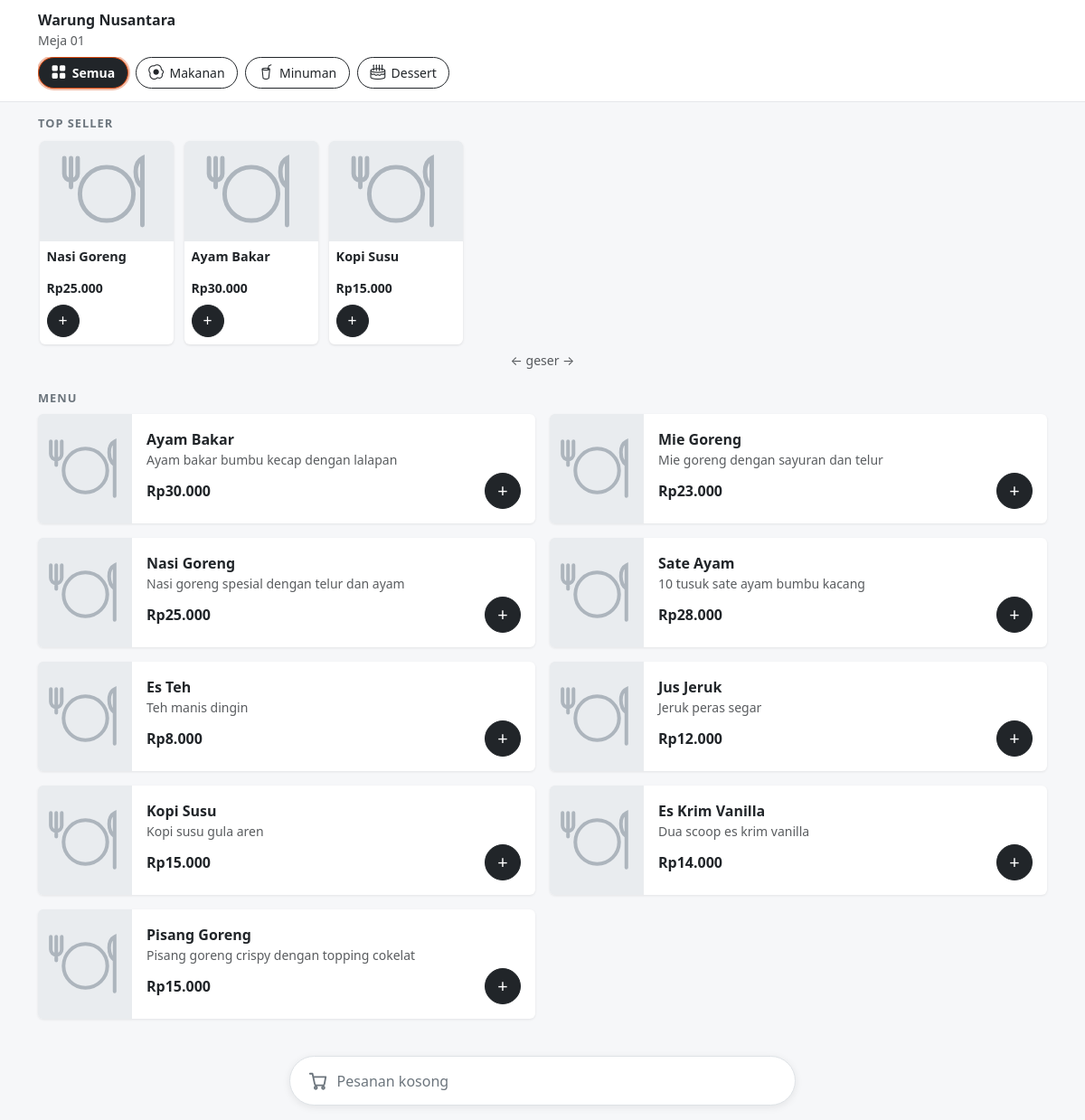
Page /order.php?table=01 on the committed database.
### tables this page shows
CREATE TABLE IF NOT EXISTS tables (
  id INT UNSIGNED NOT NULL AUTO_INCREMENT PRIMARY KEY,
  table_number VARCHAR(10) NOT NULL UNIQUE,   
  is_active TINYINT(1) NOT NULL DEFAULT 1,
  created_at TIMESTAMP NOT NULL DEFAULT CURRENT_TIMESTAMP
);

CREATE TABLE IF NOT EXISTS categories (
  id INT UNSIGNED NOT NULL AUTO_INCREMENT PRIMARY KEY,
  name VARCHAR(50) NOT NULL,
  is_active TINYINT(1) NOT NULL DEFAULT 1,
  icon VARCHAR(40) NULL                       
);

CREATE TABLE IF NOT EXISTS products (
  id INT UNSIGNED NOT NULL AUTO_INCREMENT PRIMARY KEY,
  category_id INT UNSIGNED NOT NULL,
  name VARCHAR(100) NOT NULL,
  description VARCHAR(255) NULL,
  price INT UNSIGNED NOT NULL,                
  image VARCHAR(255) NULL,                    
  is_available TINYINT(1) NOT NULL DEFAULT 1,
  created_at TIMESTAMP NOT NULL DEFAULT CURRENT_TIMESTAMP,
  is_top_seller TINYINT(1) NOT NULL DEFAULT 0,
  top_seller_order SMALLINT UNSIGNED NOT NULL DEFAULT 0,
  KEY idx_products_top (is_top_seller, top_seller_order),
  KEY idx_products_category (category_id),
  CONSTRAINT fk_products_category FOREIGN KEY (category_id) REFERENCES categories (id)
);

### includes/functions.php (called while the page is built, shortened)
<?php
function db(): PDO
{
    static $pdo = null;
    if ($pdo === null) {
        $c = require ROOT_PATH . '/config/database.php';
        $dsn = 'mysql:host=' . $c['host'] . ';dbname=' . $c['name'] . ';charset=utf8mb4';
        $pdo = new PDO($dsn, $c['user'], $c['pass'], [
            PDO::ATTR_ERRMODE            => PDO::ERRMODE_EXCEPTION,
            PDO::ATTR_DEFAULT_FETCH_MODE => PDO::FETCH_ASSOC,
            PDO::ATTR_EMULATE_PREPARES   => false,
            PDO::MYSQL_ATTR_INIT_COMMAND => "SET time_zone = '+07:00'",
        ]);
    }
    return $pdo;
}
function e($value): string
{
    return htmlspecialchars((string) $value, ENT_QUOTES, 'UTF-8');
}
function rupiah($n): string
{
    return 'Rp' . number_format((int) $n, 0, ',', '.');
}
function find_active_table(string $number): ?array
{
    $st = db()->prepare('SELECT * FROM tables WHERE table_number = ? AND is_active = 1');
    $st->execute([$number]);
    $row = $st->fetch();
    return $row ?: null;
}
function category_icon($v): string
{
    return is_string($v) && isset(CATEGORY_ICONS[$v]) ? $v : 'bi-grid';
}

### order.php (the view, shortened to what this page needs)
<?php
require_once __DIR__ . '/includes/functions.php';
$number = isset($_GET['table']) ? trim((string) $_GET['table']) : '';
try {
    $table = find_active_table($number);
    $categories = db()->query('SELECT id, name, icon FROM categories WHERE is_active = 1 ORDER BY id')->fetchAll();
    $products = db()->query('SELECT p.id, p.category_id, p.name, p.description, p.price, p.image, p.is_available
                             FROM products p JOIN categories c ON c.id = p.category_id AND c.is_active = 1
                             WHERE p.is_active = 1
                             ORDER BY p.category_id, p.name')->fetchAll();
} catch (Throwable $ex) {
    error_log($ex->getMessage());
    fail_page('Layanan sedang tidak tersedia', 503);
}
$topSellers = [];
try {
    $topSellers = db()->query('SELECT p.id, p.name, p.price, p.image FROM products p
                               JOIN categories c ON c.id = p.category_id AND c.is_active = 1
                               WHERE p.is_top_seller = 1 AND p.is_available = 1 AND p.is_active = 1
                               ORDER BY p.top_seller_order ASC, p.id ASC LIMIT 8')->fetchAll();
} catch (Throwable $ex) {
    error_log('order extras: ' . $ex->getMessage());
}
$base = '';
$page = 'menu';
$body_attrs = ['table' => $table['table_number']];
include __DIR__ . '/includes/header.php';
?>
<header class="cust-header sticky-top">
  <div class="container">
    <div class="d-flex justify-content-between align-items-center">
      <div>
        <div class="fw-semibold"><?= e(APP_NAME) ?></div>
        <div class="small text-muted">Meja <?= e($table['table_number']) ?></div>
      </div>
    </div>
    <div class="cat-tabs mt-2">
      <button class="btn btn-sm btn-dark" data-cat="all" aria-pressed="true"><i class="bi bi-grid-fill" aria-hidden="true"></i> Semua</button>
      <?php foreach ($categories as $c): ?>
        <button class="btn btn-sm btn-outline-dark" data-cat="<?= (int) $c['id'] ?>" aria-pressed="false"><i class="bi <?= e(category_icon($c['icon'])) ?>" aria-hidden="true"></i> <?= e($c['name']) ?></button>
      <?php endforeach; ?>
    </div>
  </div>
</header>
<main class="container py-3 has-cartbar">
  <?php if ($topSellers): ?>
  <section id="top-seller" class="mb-4" aria-labelledby="ts-title">
    <h2 id="ts-title" class="section-title">TOP SELLER</h2>
    <div class="hscroll" tabindex="0" aria-label="Top seller, geser ke kiri atau kanan">
      <?php foreach ($topSellers as $t): ?>
        <div class="card menu-card top-card" data-id="<?= (int) $t['id'] ?>" data-name="<?= e($t['name']) ?>" data-price="<?= (int) $t['price'] ?>">
          <img class="top-img open-product" alt="" loading="lazy" role="button" tabindex="0" data-open="<?= (int) $t['id'] ?>" src="<?= $base ?>assets/images/<?= e($t['image'] ?: 'placeholder.svg') ?>">
          <div class="p-2 d-flex flex-column flex-grow-1">
            <div class="fw-semibold top-name open-product" role="button" tabindex="0" data-open="<?= (int) $t['id'] ?>"><?= e($t['name']) ?></div>
            <div class="small fw-bold mb-2"><?= e(rupiah($t['price'])) ?></div>
            <div class="qty-control mt-auto" data-qty-control></div>
          </div>
        </div>
      <?php endforeach; ?>
    </div>
    <div class="swipe-hint text-muted small">&larr; geser &rarr;</div>
  </section>
  <?php endif; ?>
  <section id="menu" aria-labelledby="menu-title">
  <h2 id="menu-title" class="section-title">MENU</h2>
  <div class="row g-3">
    <?php foreach ($products as $p): ?>
      <div class="col-12 col-md-6 menu-item" data-cat="<?= (int) $p['category_id'] ?>">
        <div class="card menu-card h-100"
             data-id="<?= (int) $p['id'] ?>" data-name="<?= e($p['name']) ?>" data-price="<?= (int) $p['price'] ?>">
          <div class="d-flex">
            <img class="menu-img open-product" alt="" loading="lazy" role="button" tabindex="0" data-open="<?= (int) $p['id'] ?>"
                 src="<?= $base ?>assets/images/<?= e($p['image'] ?: 'placeholder.svg') ?>">
            <div class="p-3 flex-grow-1 d-flex flex-column">
              <div class="fw-semibold open-product" role="button" tabindex="0" data-open="<?= (int) $p['id'] ?>"><?= e($p['name']) ?></div>
              <div class="small text-muted mb-1"><?= e($p['description']) ?></div>
              <div class="mt-auto d-flex justify-content-between align-items-center">
                <span class="fw-bold"><?= e(rupiah($p['price'])) ?></span>
                <?php if ($p['is_available']): ?>
                  <div class="qty-control" data-qty-control></div>
                <?php else: ?>
                  <span class="badge text-bg-secondary">Habis</span>
                <?php endif; ?>
              </div>
            </div>
          </div>
        </div>
      </div>
    <?php endforeach; ?>
  </div>
  </section>
</main>
<a href="cart.php?table=<?= e($table['table_number']) ?>" id="cart-bar" class="cart-fab is-empty" aria-live="polite">
  <span class="cart-fab-main">
    <span id="cart-label">Pesanan kosong</span>
  </span>
</a>
<?php include __DIR__ . '/includes/footer.php'; ?>

### includes/header.php (shortened to what this page needs)
<?php
$base = isset($base) ? $base : '';
$page = isset($page) ? $page : '';
$body_attrs = isset($body_attrs) ? $body_attrs : [];
$admin = !empty($admin);
?>
<!doctype html>
<html lang="id">
<head>
  <link rel="stylesheet" href="<?= $base ?>assets/vendor/bootstrap.min.css">
  <link rel="stylesheet" href="<?= $base ?>assets/vendor/bootstrap-icons/bootstrap-icons.min.css">
  <link rel="stylesheet" href="<?= $base ?>assets/css/style.css">
</head>
<body class="<?= $admin ? 'admin' : 'customer' ?>" data-page="<?= e($page) ?>" data-base="<?= e($base) ?>"
<?php foreach ($body_attrs as $k => $v): ?> data-<?= e($k) ?>="<?= e($v) ?>"<?php endforeach; ?>>

### includes/footer.php (shortened to what this page needs)
</body>
</html>

### assets/css/style.css (style rules this page uses)
:root { --brand: #212529; --accent: #d9480f; }
body { background: #f6f7f9; }
body.customer { -webkit-tap-highlight-color: transparent; }
.cust-header { background: #fff; border-bottom: 1px solid #e5e7eb; padding: .6rem 0; z-index: 10; }
.cat-tabs { display: flex; gap: .5rem; overflow-x: auto; padding-bottom: .25rem; }
.cat-tabs .btn { white-space: nowrap; border-radius: 999px; }
.menu-card { border: 0; box-shadow: 0 1px 3px rgba(0,0,0,.08); overflow: hidden; }
.menu-img { width: 104px; min-height: 104px; object-fit: cover; background: #e9ecef; flex-shrink: 0; }
.qty-control { display: inline-flex; align-items: center; gap: .5rem; }
.has-cartbar { padding-bottom: 7rem !important; }
.section-title { font-size: .8rem; letter-spacing: .08em; font-weight: 700; color: #6c757d; margin: 0 0 .6rem; }
#menu { scroll-margin-top: 7.5rem; }
.hscroll { display: flex; gap: .75rem; overflow-x: auto; overflow-y: hidden; padding: .15rem .1rem .6rem; scroll-snap-type: x proximity; -webkit-overflow-scrolling: touch; overscroll-behavior-x: contain; scrollbar-width: thin; }
.top-card { flex: 0 0 148px; scroll-snap-align: start; border: 0; box-shadow: 0 1px 3px rgba(0,0,0,.1); overflow: hidden; }
.top-img { width: 100%; aspect-ratio: 4 / 3; object-fit: cover; background: #e9ecef; }
.top-name { font-size: .9rem; line-height: 1.25; display: -webkit-box; -webkit-line-clamp: 2; -webkit-box-orient: vertical; overflow: hidden; min-height: 2.25em; }
.swipe-hint { text-align: center; margin-top: -.15rem; }
.cart-fab { position: fixed; z-index: 20; left: 50%; transform: translateX(-50%); bottom: calc(1rem + env(safe-area-inset-bottom)); width: min(calc(100% - 2rem), 560px); display: flex; justify-content: space-between; align-items: center; gap: .75rem; padding: .9rem 1.25rem; border-radius: 999px; background: var(--accent); color: #fff; text-decoration: none; font-weight: 600; box-shadow: 0 6px 18px rgba(217,72,15,.4), 0 2px 4px rgba(0,0,0,.15); transition: background .15s, box-shadow .15s; }
.cart-fab-main { display: flex; align-items: center; gap: .6rem; min-width: 0; }
.cart-fab.is-empty { background: #fff; color: #6c757d; border: 1px solid #dee2e6; box-shadow: 0 2px 8px rgba(0,0,0,.08); font-weight: 500; }
.open-product { cursor: pointer; }
.cat-tabs { scrollbar-width: none; -webkit-overflow-scrolling: touch; }
.cat-tabs .btn { display: inline-flex; align-items: center; gap: .4rem; flex: 0 0 auto; padding: .4rem .85rem; font-weight: 500; }
.cat-tabs .btn .bi { font-size: 1.05rem; line-height: 1; }
.cat-tabs .btn-dark { font-weight: 600; box-shadow: 0 0 0 2px rgba(217,72,15,.35); border-color: var(--accent); }

### rows in the picture
tables: table_number "01"
categories: name "Makanan"
categories: name "Minuman"
categories: name "Dessert"
products: name "Nasi Goreng", price "Rp25.000", description "Nasi goreng spesial dengan telur dan ayam"
products: name "Ayam Bakar", price "Rp30.000", description "Ayam bakar bumbu kecap dengan lalapan"
products: name "Kopi Susu", price "Rp15.000", description "Kopi susu gula aren"
products: name "Mie Goreng", description "Mie goreng dengan sayuran dan telur", price "Rp23.000"
products: name "Sate Ayam", description "10 tusuk sate ayam bumbu kacang", price "Rp28.000"
products: name "Es Teh", description "Teh manis dingin", price "Rp8.000"
products: name "Jus Jeruk", description "Jeruk peras segar", price "Rp12.000"
products: name "Es Krim Vanilla", description "Dua scoop es krim vanilla", price "Rp14.000"
products: name "Pisang Goreng", description "Pisang goreng crispy dengan topping cokelat", price "Rp15.000"

### other values in the picture
APP_NAME "Warung Nusantara"
